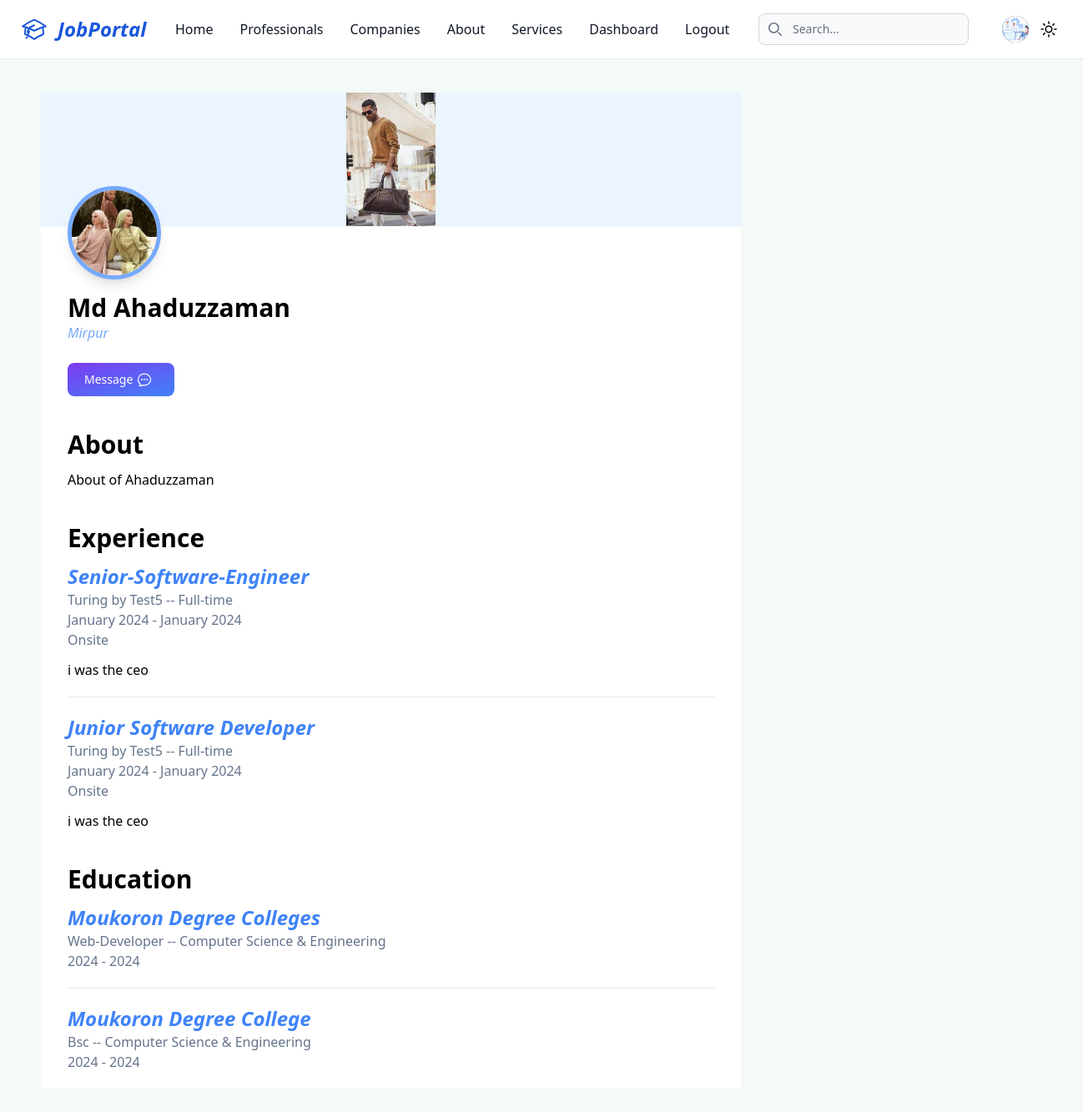
Page /professional/ef0446e426a540e5aa8cc75a7bedd266 (signed in) on the committed database.
### core/models.py (models this page shows, shortened)
class CustomUser(AbstractBaseUser, PermissionsMixin):
    id = models.UUIDField(primary_key=True, default=uuid.uuid4, unique=True, editable=False)
    email = models.EmailField(_('email address'), unique=True)
    avatar = models.ImageField(upload_to=user_avatar_upload_path, blank=True, null=True, verbose_name=_('Avatar'))
    is_active = models.BooleanField(_('active'), default=True)
    is_staff = models.BooleanField(_('staff status'), default=False)
    date_joined = models.DateTimeField(_('date joined'), auto_now_add=True)
    full_name = models.CharField(max_length=255, blank=True)
    updated_at = models.DateTimeField(auto_now=True)
    objects = CustomUserManager()
    USERNAME_FIELD = 'email'
    REQUIRED_FIELDS = []
    class Meta:
        db_table = 'User'
        verbose_name = _('User')
        verbose_name_plural = _('Users')

class JobSeeker(models.Model):
    id = models.UUIDField(primary_key=True, default=uuid.uuid4, unique=True, editable=False)
    user = models.OneToOneField(CustomUser, on_delete=models.CASCADE)
    cv = models.FileField(upload_to=user_cv_upload_path, blank=True, null=True, verbose_name=_('CV'))
    cover_photo = models.ImageField(upload_to=cover_photo_upload_path, blank=True, null=True)
    about = models.TextField(null=True)
    headline = models.CharField(max_length=100, null=True)
    location = models.TextField(null=True)
    created_at = models.DateTimeField(auto_now_add=True)
    updated_at = models.DateTimeField(auto_now=True)
    class Meta:
        db_table = "JobSeeker"
        verbose_name = _('JobSeeker')
        verbose_name_plural = _('JobSeekers')

class Experience(models.Model):
    jobs = (
        ('Onsite', 'Onsite'),
        ('Hybrid', 'Hybrid'),
        ('Remote', 'Remote'),
    )
    time = (
        ('Full-time', 'Full-time'),
        ('Part-time', 'Part-time'),
    )
    id = models.UUIDField(primary_key=True, default=uuid.uuid4, unique=True, editable=False)
    position = models.CharField(max_length=150)
    company_name = models.CharField(max_length=150)
    from_time = models.DateField()
    to_time = models.DateField()
    job_type = models.CharField(max_length=15, choices=jobs, default="Onsite")
    job_time = models.CharField(max_length=15, choices=time, default="Full-time")
    details_of_this_job = models.TextField()
    jobseeker = models.ForeignKey(JobSeeker, on_delete=models.CASCADE)
    class Meta:
        db_table = "Experience"
        verbose_name = _('Experience')
        verbose_name_plural = _('Experiences')

class Education(models.Model):
    school = models.CharField(max_length=150)
    degree = models.CharField(max_length=150)
    start_date = models.DateField()
    end_date = models.DateField()
    field_of_study = models.CharField(max_length=150)
    jobseeker = models.ForeignKey(JobSeeker, on_delete=models.CASCADE)
    class Meta:
        db_table = "Education"
        verbose_name = _('Education')
        verbose_name_plural = _('Educations')

### core/views.py (the view)
# urls.py: path('professional/<str:userId>', professional, name='professional'),
def professional(requset, userId):
    users = CustomUser.objects.filter(jobseeker__isnull=False)
    user = get_object_or_404(users, pk=userId)
    users = users.exclude(pk=user.pk)
    return render(requset, 'core/professional.html', {'user': user, 'users': users})

### templates/core/professional.html (shortened to what this page needs)
{% extends "_base.html" %}
{% load static %}
{% load custom_filters %}
{% block content %}
    {% if user %}
        <div class="flex gap-5 p-10 w-screen h-[88vh]">
            <main class="w-[70%] bg-white h-fit dark:bg-slate-600">
                <div class="relative bg-blue-50">
                    <img class="w-full h-40 mb-3 shadow-sm object-contain rounded-tr-lg rounded-tl-lg" src="{% if user.jobseeker.cover_photo %} {{ user.jobseeker.cover_photo.url }} {% else %} {% static 'image/job-seeker.jpeg' %} {% endif %}" alt="Bonnie image"/>
                    <div class="absolute top-28 left-8">
                        <img class="w-28 h-28 mb-3 rounded-full shadow-lg border-[5px] border-blue-400" src="{% if user.avatar %} {{ user.avatar.url }} {% else %} {% static 'image/job-seeker.jpeg' %} {% endif %}" alt="{{ user.full_name }} image"/>
                    </div>
                </div>
                <div class="mt-20 mx-8">
                    <h1 class="text-3xl font-bold">{{ user.full_name }}</h1>
                    <p class="text-blue-400 italic">{{ user.jobseeker.location }}</p>
                    <div class="mt-4 md:mt-6">
                        <a href="#" class="flex gap-1 max-w-[8rem] text-white bg-gradient-to-br from-purple-600 to-blue-500 hover:bg-gradient-to-bl focus:ring-4 focus:outline-none focus:ring-blue-300 dark:focus:ring-blue-800 font-medium rounded-lg text-sm px-5 py-2.5 text-center me-2 mb-2">
                            Message
                        </a>
                    </div>
                </div>
                <div class="mt-10 mx-8">
                    <h1 class="font-semibold text-3xl">About</h1>
                    <p class="my-3">{% if user.jobseeker.about %} {{ user.jobseeker.about }} {% else %} Not-updated-yet{% endif %}</p>
                </div>
                <div class="mt-10 mx-8">
                    <h1 class="font-semibold text-3xl mb-3">Experience</h1>
                    {% for experience in user.jobseeker.experience_set.all %}
                        <h2 class="font-semibold text-2xl text-blue-500 italic">{{ experience.position }}</h2>
                        <div class="text-slate-500">
                            <h6 class="font-medium ">{{ experience.company_name }} -- {{ experience.job_time }}</h6>
                            <p>{{ experience.from_time|date:"F Y" }} - {{ experience.to_time|date:"F Y" }}</p>
                            <p>{{ experience.job_type }}</p>
                        </div>
                        <p class="mt-3">{{ experience.details_of_this_job }}</p>
                        {% if not forloop.last %} <hr class="my-5"> {% endif %}
                    {% endfor %}
                </div>
                <div class="mt-10 mx-8">
                    <h1 class="font-semibold text-3xl mb-3">Education</h1>
                    {% for education in user.jobseeker.education_set.all %}
                        <h2 class="font-semibold text-2xl text-blue-500 italic">{{ education.school }}</h2>
                        <div class="text-slate-500 mb-5">
                            <h6 class="font-medium ">{{ education.degree }} -- {{ education.field_of_study }}</h6>
                            <p>{{ education.start_date|date:"Y" }} - {{ education.end_date|date:"Y" }}</p>
                        </div>
                        {% if not forloop.last %} <hr class="my-5"> {% endif %}
                    {% endfor %}
                </div>
            </main>
            <aside class="w-[30%] flex flex-col gap-5">
            </aside>
        </div>
    {% endif %}
{% endblock content %}

### rows in the picture
CustomUser: cover_photo (picture), avatar (picture), full_name "Md Ahaduzzaman", jobseeker.location "Mirpur", jobseeker.about "About of Ahaduzzaman"
Experience: position "Senior-Software-Engineer", company_name "Turing by Test5", job_time "Full-time", from_time "January 2024", to_time "January 2024", job_type "Onsite", details_of_this_job "i was the ceo"
Experience: position "Junior Software Developer", company_name "Turing by Test5", job_time "Full-time", from_time "January 2024", to_time "January 2024", job_type "Onsite", details_of_this_job "i was the ceo"
Education: school "Moukoron Degree Colleges", degree "Web-Developer", field_of_study "Computer Science & Engineering", start_date "2024", end_date "2024"
Education: school "Moukoron Degree College", degree "Bsc", field_of_study "Computer Science & Engineering", start_date "2024", end_date "2024"
